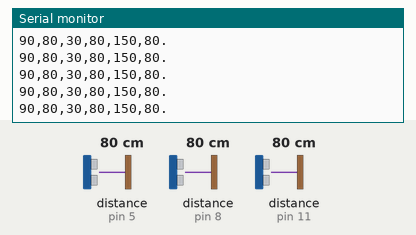
Simulated run of this sketch. Board: Arduino Uno, built with avr-gcc and run on an emulated ATmega328P. Parts: the last lines printed to the serial monitor. The inputs (shaded band) are chosen by the test bench; at power-on: distance to the obstacle (sensors on pin 5, pin 8, pin 11) 80 cm.

Above: at 1.2 s.
1.3 s: distance to the obstacle (sensor on pin 5) set to 18 cm
At 1.47 s:
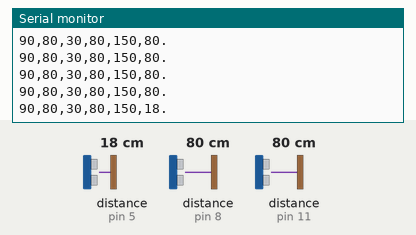
4.3 s: distance to the obstacle (sensor on pin 8) set to 120 cm
At 4.45 s:
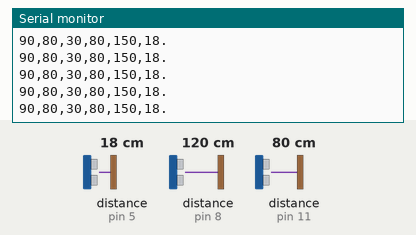
7.3 s: distance to the obstacle (sensor on pin 11) set to 60 cm
At 7.46 s:
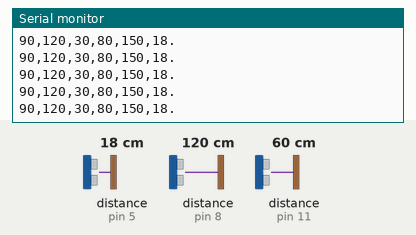
10.3 s: distance to the obstacle (sensor on pin 5) set to 2 cm
At 10.45 s:
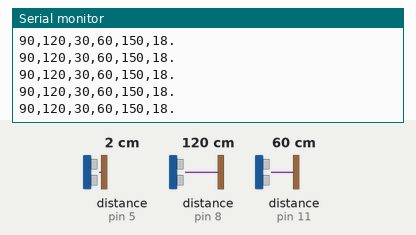
11.8 s: distance to the obstacle (sensor on pin 8) set to 2 cm
At 11.94 s:
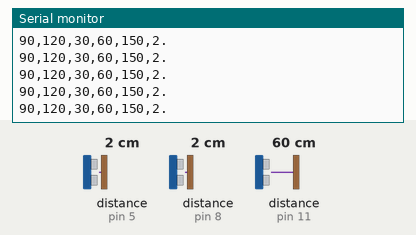
13.3 s: distance to the obstacle (sensor on pin 11) set to 2 cm
At 13.38 s:
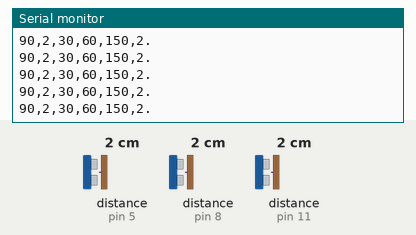
Timing chart, 0 to 15.8 s (numbered marks = the images above; inputs shaded):
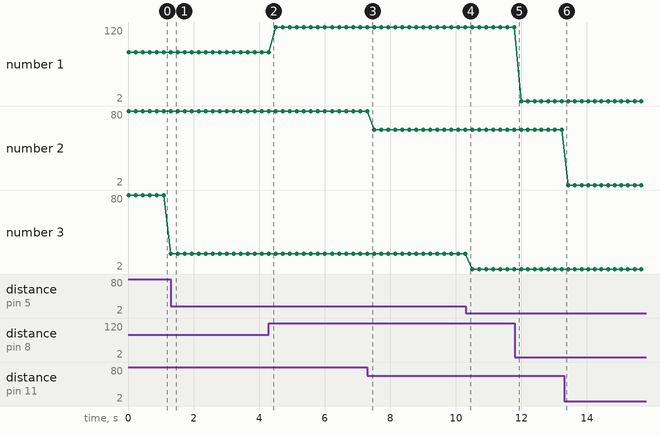

Measured:
- after the input at 1.3 s, the serial monitor: prints a new line at once (image 1)
- plotted number 1: 80 → 120 after the input at 4.3 s
- plotted number 2: 80 → 60 after the input at 7.3 s
- plotted number 3: 80 → 18 after the input at 1.3 s, 18 → 2 after the input at 10.3 s

The sketch:

soundControl.ino
```cpp
#include <Ultrasonic.h>
#include <Wire.h>

//#define potDig1 endereço_dele
//#define potDig2 endereço_dele

Ultrasonic uFrente(9, 8);
Ultrasonic uDireita(12, 11);
Ultrasonic uEsquerda(6, 5);

#define DISTANCE_LIMIT 200

int ESQUERDA = 0;
int DIREITA = 0;
int FRENTE = 0;


void setup() {
  Serial.begin(9600);

  float pan_esquerda;
  float pan_direita;

  int output_esq;
  int output_dir;

}

void loop() {

  unsigned int distFrente  = uFrente.read();
  unsigned int distDireita = uDireita.read();
  unsigned int distEsquerda = uEsquerda.read();

  // Envia: ang1,dist1,ang2,dist2,ang3,dist3 para o Radar Debug
  Serial.print("90,");
  Serial.print(distFrente);
  Serial.print(",30,");
  Serial.print(distDireita);
  Serial.print(",150,");
  Serial.print(distEsquerda);
  Serial.println(".");

  if (distFrente <= DISTANCE_LIMIT) FRENTE = 1;
  if (distEsquerda <= DISTANCE_LIMIT) ESQUERDA = 1;
  if (distDireita <= DISTANCE_LIMIT) DIREITA = 1;

  // pan_esquerda = ESQUERDA * (1 - (FRENTE * 0.25)); // Considerando os pans como Total Esq = 1; Dir = 0 | Frente Esquerda Esq: 0.75; Dir = 0.25 | Frente Esq: 0.5; Dir: 0.5 | Msm para direita
  // pan_direita = DIREITA * (1 - (FRENTE * 0.25));

  // output_esq  = map((distEsquerda * pan_esquerda), 0, 200, 63, 0);
  //output_dir = map((distDireita * pan_direita), 0, 200, 63, 0);


  delay(200);


}
```
